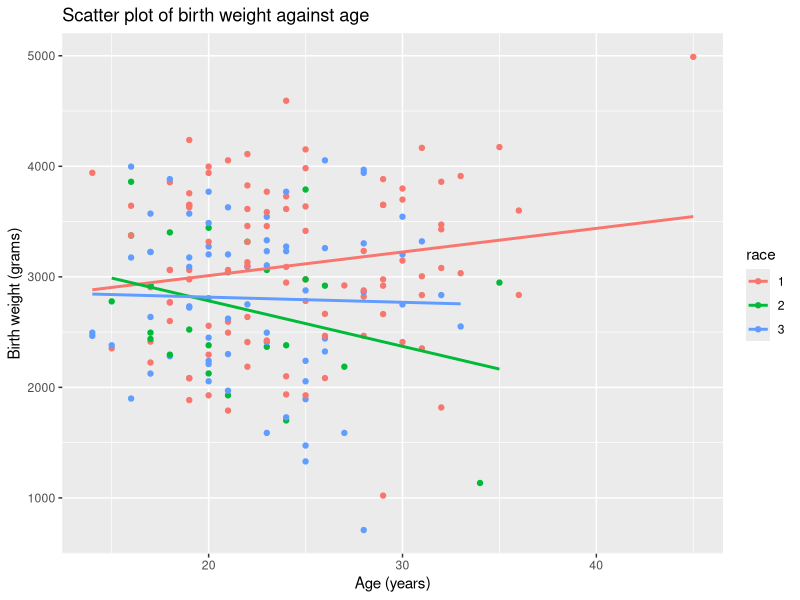
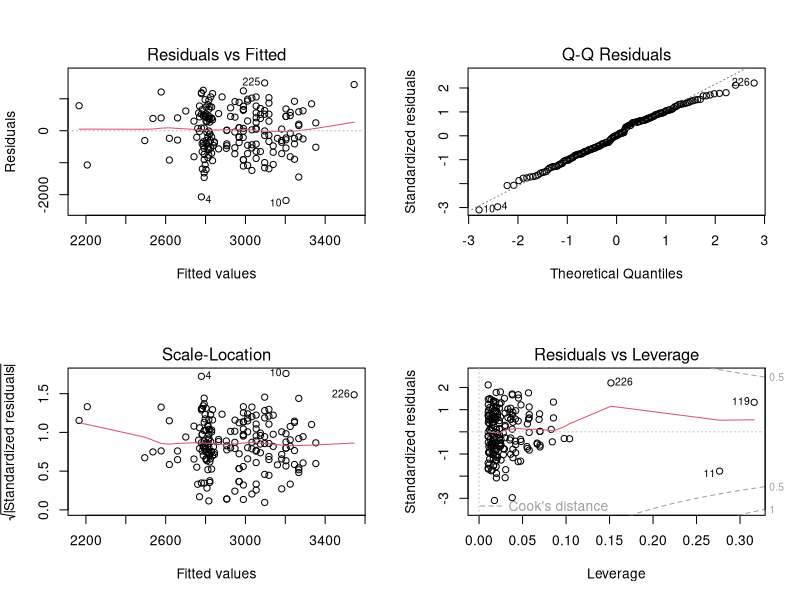
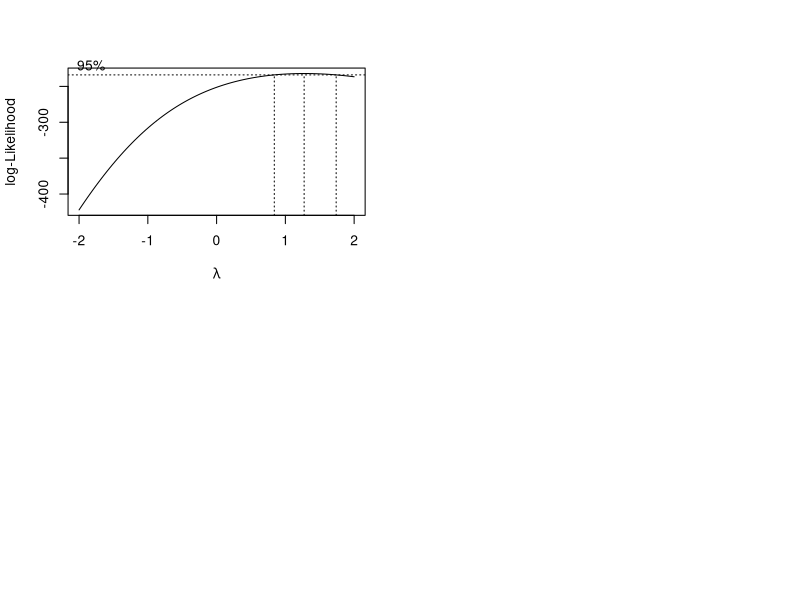

Write the R code that produced these figures, in order.
## ---- chunk 1
library(MASS)
#data(package = 'birthwt')
head(birthwt)
## ---- chunk 2
class(birthwt$race)
## ---- chunk 3
birthwt$race <- factor(birthwt$race)
class(birthwt$race)
## ---- chunk 4
library(tidyverse)
ggplot(birthwt, aes(x=age, y=bwt, color=race))+
  geom_point()+
  geom_smooth(method = "lm", se=FALSE)+
  labs(x="Age (years)", 
       y="Birth weight (grams)",
       title="Scatter plot of birth weight against age")
      
## ---- chunk 5
contrasts(birthwt$race)
## ---- chunk 6
model = lm(bwt ~ age*race, data=birthwt)
summary(model)
## ---- chunk 7
par(mfrow=c(2,2))
plot(model)
## ---- chunk 8
boxcox(model)
## ---- chunk 9
SpendArea_MS = 9720281 / 2
F_stat = SpendArea_MS / 5266633
p_value = 1-pf(F_stat, 2, 45, lower.tail=F)
cat("p_value of", p_value, "is very high what suggests statistically insignificant slope of the interaction term")

## ---- chunk 10
g = 3 # number of pairwise comparisons
a = 0.05 # original alpha
p = 4 # parameters after the interaction terms were dropped 
n = 51 # number of observations
df = n-p # degrees of freedom
multiplier = qt(1-(a/(2*g)), df)
## ---- chunk 11
B2 = 529.4 
B2_se = 766.9
cat("B2 (North v South) 95% interval is [", B2-multiplier*B2_se,",", B2+multiplier*B2_se, "]")
## ---- chunk 12
B3 = 1674
B3_se=801.2
cat("B3 (North v West) 95% interval is [", B3-multiplier*B3_se,",", B3+multiplier*B3_se, "]")
## ---- chunk 13
Dif = 1.674e+03 - 5.294e+02 # Difference, B2-B3
Dif_var = 6.418738e+05 + 588126.71689 - 2 * 2.442380e+05 #Variance of the Difference
Dif_se = sqrt(Dif_var)
cat("Diff. (South v West) 95% interval is [", Dif-multiplier*Dif_se,",", Dif+multiplier*Dif_se, "]")
